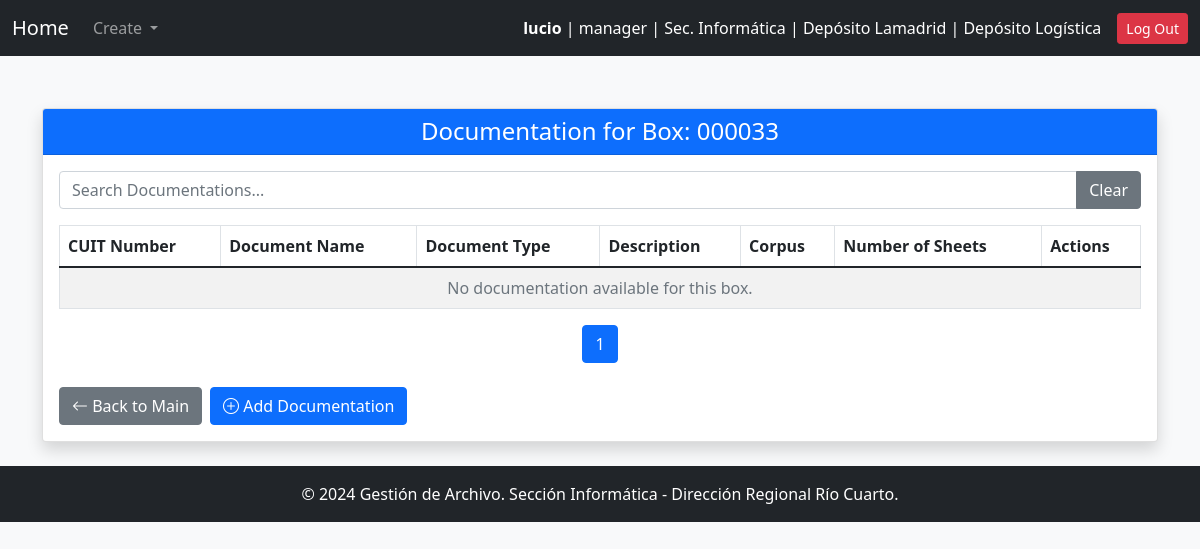
Before: /box/33/edit-box_documentation/ (signed in) with the older database file.
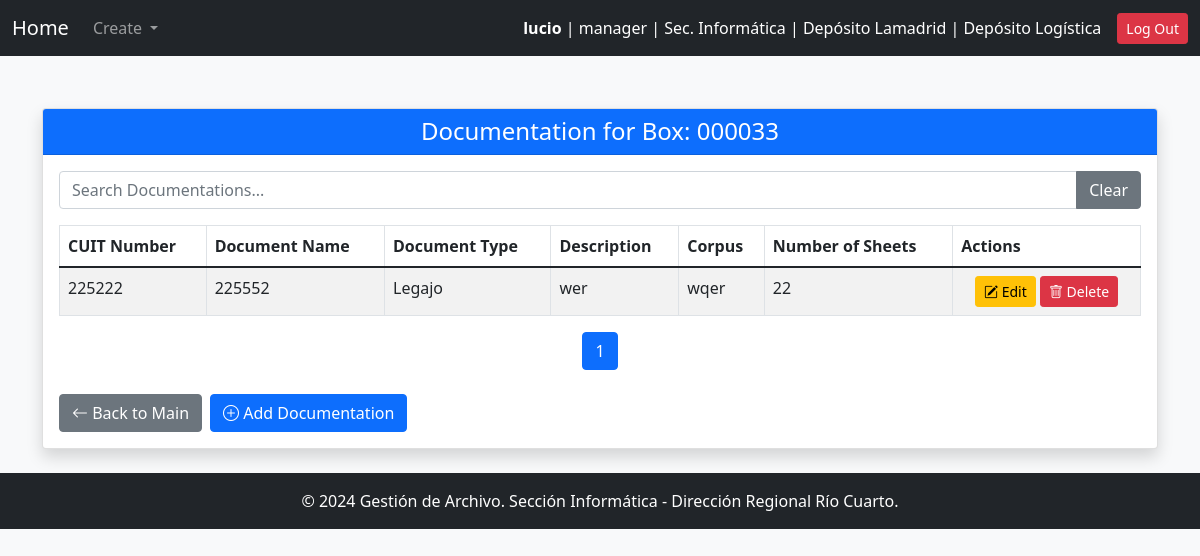
After: the same page with the newer database file.
### gestion_archivo_app/models.py (models this page shows, shortened)
class Documentation(models.Model):
    cuit_number = models.PositiveIntegerField(null=False, blank=False)
    name = models.CharField(max_length=255, null=False, blank=False)  # Required
    doc_type = models.ForeignKey(DocType, on_delete=models.PROTECT, related_name="documents")
    description = models.TextField(blank=True, null=True, verbose_name="Document Description")
    corpus = models.TextField(null=False, blank=False)  # Required
    sheets = models.PositiveIntegerField(null=False, blank=False)  # Required
    created_by = models.ForeignKey(User, on_delete=models.PROTECT)  # Creators
    creation_date = models.DateTimeField(auto_now_add=True)  # Automatically set on creation
    box = models.ForeignKey(Box, on_delete=models.SET_NULL, null= True, blank = True, related_name="documentations")  # Relation to Box

class DocType(models.Model):
    name = models.CharField(max_length=100, unique=True, verbose_name="Document Type")
    description = models.TextField(blank=True, null=True, verbose_name="Description")

### gestion_archivo_app/views.py (the view)
# urls.py: path("box/<int:box_id>/edit-box_documentation/", edit_box_documentation, name="edit_box_documentation"),
def edit_box_documentation(request, box_id):
    box = get_object_or_404(Box, id=box_id)
    documentations = box.documentations.all()
    can_manage_box = box.status == 'open' and (request.user.role == 'manager' or request.user.role == 'user')
    print(can_manage_box)
    return render(request, "edit_box_documentation.html", {
        "box": box,
        "documentations": documentations,
        "can_manage_box": can_manage_box
    })

### gestion_archivo_app/context_processors.py (called while the page is built)
def system_config(request):
    try:
        pagination_limit = int(SystemConfigKeyValues.objects.get(key="pagination_limit").value)
    except SystemConfigKeyValues.DoesNotExist:
        pagination_limit = 10  # Valor por defecto
    try:
        default_archive_code = SystemConfigKeyValues.objects.get(key="default_archive_code").value
    except SystemConfigKeyValues.DoesNotExist:
        default_archive_code = "AADE_ARCHIVE"  # Valor por defecto
    try:
        config_name_org = SystemConfigKeyValues.objects.get(key="config_name_org").value
    except SystemConfigKeyValues.DoesNotExist:
        config_name_org = "Define config_name_org"  # Valor por defecto
    return {
        "pagination_limit": pagination_limit,
        "default_archive_code": default_archive_code,
        "config_name_org": config_name_org
    }

### gestion_archivo_app/models.py (called while the page is built)
    def __str__(self):
        return self.name

### gestion_archivo_app/templates/edit_box_documentation.html (shortened to what this page needs)
{% extends "base.html" %}
{% block content %}
<div class="container mt-5">
    <div class="card shadow">
        <div class="card-header bg-primary text-white">
            <h4 class="text-center mb-0">Documentation for Box: {{ box.name }} </h4>
        </div>
        <div class="card-body">
                                <div class="mb-3">
                                    <div class="input-group">
                                        <input type="text" id="searchInputId" class="form-control" placeholder="Search Documentations...">
                                        <button type="button" class="btn btn-secondary" onclick="clearSearch()">Clear</button>
                                    </div>
                                </div>
            <table class="table table-striped table-bordered" id="tableId">
                <thead>
                    <tr>
                        <th>CUIT Number</th>
                        <th>Document Name</th>
                        <th>Document Type</th>
                        <th>Description</th>
                        <th>Corpus</th>
                        <th>Number of Sheets </th>
                        {% if can_manage_box %}
                        <th>Actions</th>
                        {% endif %}
                    </tr>
                </thead>
                <tbody id="tableBodyId">
                    {% for doc in documentations %}
                        <tr>
                            <td>{{ doc.cuit_number }}</td>
                            <td>{{ doc.name }}</td>
                            <td>{{ doc.doc_type.name }}</td>
                            <td>{{ doc.description }}</td>
                            <td>{{ doc.corpus }}</td>
                            <td>{{ doc.sheets }}</td>
                            {% if can_manage_box %}
                            <td class="text-center">
                                <a href="{% url 'edit_documentation' box.id doc.id %}" class="btn btn-sm btn-warning">
                                    <i class="bi bi-pencil-square"></i> Edit
                                </a>
                                <button type="button" class="btn btn-sm btn-danger"
                                    onclick="openConfirmModal('Are you sure you want to delete the document <strong>{{ doc.name }}</strong>?',
                                    '{% url 'delete_documentation' doc.id %}', 'danger', 'Delete')">
                                    <i class="bi bi-trash"></i> Delete
                                </button>
                            </td>
                            {% endif %}
                        </tr>
                    {% empty %}
                        <tr>
                            <td colspan="7" class="text-center text-muted">No documentation available for this box.</td>
                        </tr>
                    {% endfor %}
                </tbody>
            </table>
                             <nav class="mt-3">
                                <ul class="pagination justify-content-center" id="tableBodyIdPagination">
                                </ul>
                            </nav>
            <div class="d-flex gap-2 mt-4">
                <a href="{% url 'main' %}" class="btn btn-secondary">
                    <i class="bi bi-arrow-left"></i> Back to Main
                </a>
                {% if can_manage_box %}
                <a href="{% url 'add_documentation' box.id %}" class="btn btn-primary">
                    <i class="bi bi-plus-circle"></i> Add Documentation
                </a>
                {% endif %}
            </div>
        </div>
    </div>
</div>
{% load static %}
{% endblock %}

Changed rows visible on the page:
added Documentation: cuit_number "225222", name "225552", doc_type.name "Legajo", description "wer", corpus "wqer", sheets "22"
Other visible differences:
text no longer shown: "No documentation available for this box."
